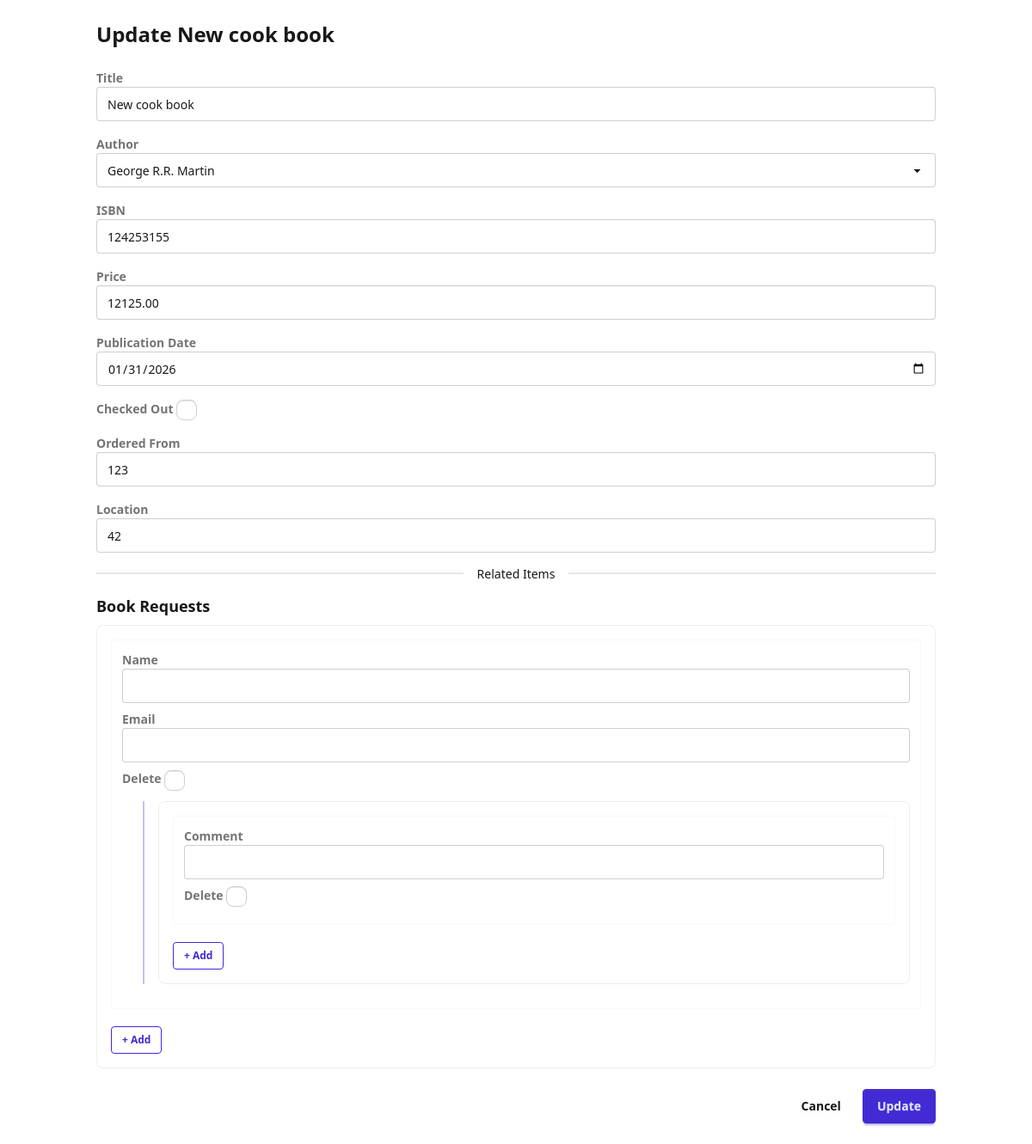
Page /book/25/update/ on the committed database.
### example/models.py (models this page shows, shortened)
class Book(models.Model):
    title = models.CharField(max_length=100,verbose_name='Title')
    author = models.ForeignKey('Author', on_delete=models.CASCADE,verbose_name='Author')
    isbn = models.CharField(max_length=13,verbose_name='ISBN')
    price = models.DecimalField(max_digits=10, decimal_places=2,verbose_name='Price')
    pub_date = models.DateField(verbose_name='Publication Date')
    checked_out = models.BooleanField(default=False,verbose_name='Checked Out')
    ordered_from = models.CharField(max_length=100, blank=True, null=True, verbose_name='Ordered From')
    location = models.CharField(max_length=100, blank=True, null=True, verbose_name='Location')
    class Meta:
        verbose_name = 'Book'
        verbose_name_plural = 'Books'
        permissions = [
            ('can_view_ordered_from', 'Can view ordered from field'),
        ]
    def __str__(self):
        return self.title

### example/views.py (the view)
class BookCRUDView(CRUDView):
    model = Book
    fields = {
        'title': 'Title',
        'author': 'Author',
        'isbn': 'ISBN',
        'formatted_price': 'Price',
        'pub_date': 'Publication Date',
        'checked_out': 'Checked Out',
    }
    form_fields = {
        'title': 'Title',
        'author': 'Author',
        'isbn': 'ISBN',
        'price': 'Price',
        'pub_date': 'Publication Date',
        'checked_out': 'Checked Out',
        'ordered_from': 'Ordered From',
        'location': 'Location',
    }
    filter_fields = {'author': 'Author', 'checked_out': 'Checked Out'}
    search_fields = ['title', 'isbn']
    restricted_fields = {'ordered_from': 'can_view_ordered_from'}
    property_field_map = {'formatted_price': 'price'}
    inline_formsets = [
        {
            'model': BookRequest,
            'fields': ['requester_name', 'requester_email'],
            'can_delete': True,
        },
        {
            'model': RequestComment,
            'fields': ['comment'],
            'nested_under': BookRequest,
            'extra': 1,
            'can_delete': True,
        }
    ]
    extra_actions = [
        {
            'name': 'order-online',
            'view': OrderOnlineView,
            'label': 'Order Online',
            'method': 'POST',
        },
        {
            'name': 'check-in',
            'label': 'Check In',
            'view': CheckInView,
            'method': 'POST',
        },
        {
            'name': 'check-out',
            'label': 'Check Out',
            'view': CheckOutView,
            'method': 'POST',
        }
    ]

### example/models.py (called while the page is built)
    def __str__(self):
        return self.name

### orange_sherbert/view.py (called while the page is built)
def nestedinlineformset_factory(parent_model, model, parent_formset_name, **kwargs):
    FormSet = inlineformset_factory(
        parent_model,
        model,
        formset=NestedInlineFormSet,
        **kwargs
    )
    FormSet.parent_formset_name = parent_formset_name
    return FormSet

    def get_formsets(self):
        formsets = {}
        if self.inline_formsets:
            for config in self.inline_formsets:
                name = config['model']._meta.model_name
                parent_model = config.get('nested_under') or self.model
                parent_name = config['nested_under']._meta.model_name if config.get('nested_under') else None
                formset = nestedinlineformset_factory(
                    parent_model,
                    config['model'],
                    parent_formset_name=parent_name,
                    fields=config.get('fields', '__all__'),
                    extra=config.get('extra', 1),
                    can_delete=config.get('can_delete', True),
                )
                formsets[name] = formset
        return formsets

    def get_form_kwargs(self):
        kwargs = super().get_form_kwargs()
        if self.parent_view and hasattr(self.parent_view, 'get_form_kwargs'):
            self.parent_view.request = self.request
            parent_kwargs = self.parent_view.get_form_kwargs()
            kwargs.update(parent_kwargs)
        return kwargs

    def get_form(self, form_class=None):
        form = super().get_form(form_class)
        self._apply_widget_styling_to_form(form)
        if self.parent_view and hasattr(self.parent_view, 'get_form'):
            form = self.parent_view.get_form(form, self.request)
        return form

    def get(self, request, *args, **kwargs):
        if self.view_type == 'create':
            self.object = None
        elif self.view_type == 'update':
            self.object = self.get_object()
        if self.view_type in ('create', 'update', 'delete'):
            referer = request.META.get('HTTP_REFERER', '')
            if referer and '?' in referer:
                query_string = referer.split('?', 1)[1]
                request.session['list_query_params'] = query_string
        if self.inline_formsets:
            self.init_formsets()
        return super().get(request, *args, **kwargs)

### orange_sherbert/templates/orange_sherbert/update.html (shortened to what this page needs)
{% extends "orange_sherbert/base.html" %}
{% block content %}
<div class="container mx-auto">
    <div class="card">
        <div class="card-body">
            <h1 class="card-title text-2xl mb-4">Update {{ object }}</h1>
            <form method="post" enctype="multipart/form-data" class="space-y-4">
                {% for field in form %}
                <div class="form-control">
                    <label class="label">
                        <span class="label-text font-semibold">{{ field.label }}</span>
                    </label>
                    {{ field }}
                </div>
                {% endfor %}
                {% if formsets %}
                <div class="divider">Related Items</div>
                {% for name, formset in formsets.items %}
                    <h3 class="font-semibold text-lg mb-2">{{ formset.verbose_name }}</h3>
                    {% include "orange_sherbert/includes/formset.html" with formset=formset %}
                {% endfor %}
                {% endif %}
                <div class="card-actions justify-end gap-2 mt-6">
                    <a href="{% url url_namespace|add:model_name|add:'-list' %}?{{ request.GET.urlencode }}" class="btn btn-ghost">Cancel</a>
                    <button type="submit" class="btn btn-primary">Update</button>
                </div>
            </form>
        </div>
    </div>
</div>
{% endblock %}

### rows in the picture
Book: title "New cook book", form "New cook book" "George R.R. Martin" "124253155" "12125.00" "01/31/2026" "123" "42"

### other values in the picture
{{ field.label }} "Title" "Author" "ISBN" "Price" "Publication Date" "Checked Out" "Ordered From" "Location"
{{ field.label }} "Name" "Email" "Delete" "Comment" "Delete"
